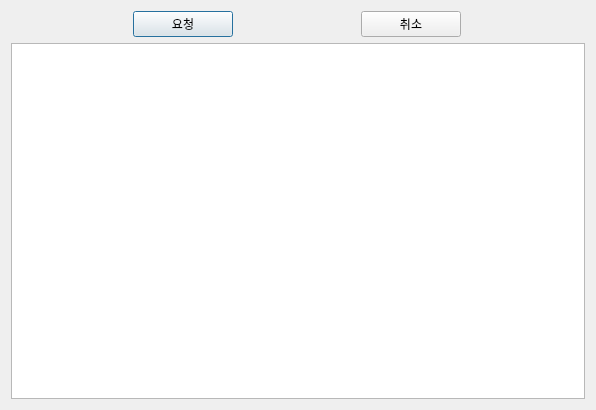
<?xml version="1.0" encoding="UTF-8"?>
<ui version="4.0">
 <class>Dialog</class>
 <widget class="QDialog" name="Dialog">
  <property name="geometry">
   <rect>
    <x>0</x>
    <y>0</y>
    <width>596</width>
    <height>410</height>
   </rect>
  </property>
  <property name="windowTitle">
   <string>뉴스</string>
  </property>
  <layout class="QVBoxLayout" name="verticalLayout">
   <item>
    <layout class="QHBoxLayout" name="horizontalLayout">
     <item>
      <widget class="QPushButton" name="pushButton_add">
       <property name="maximumSize">
        <size>
         <width>100</width>
         <height>16777215</height>
        </size>
       </property>
       <property name="text">
        <string>요청</string>
       </property>
      </widget>
     </item>
     <item>
      <widget class="QPushButton" name="pushButton_remove">
       <property name="maximumSize">
        <size>
         <width>100</width>
         <height>16777215</height>
        </size>
       </property>
       <property name="text">
        <string>취소</string>
       </property>
      </widget>
     </item>
    </layout>
   </item>
   <item>
    <widget class="QTextBrowser" name="textBrowser"/>
   </item>
  </layout>
 </widget>
 <resources/>
 <connections>
  <connection>
   <sender>pushButton_add</sender>
   <signal>clicked()</signal>
   <receiver>Dialog</receiver>
   <slot>AddCode()</slot>
   <hints>
    <hint type="sourcelabel">
     <x>457</x>
     <y>20</y>
    </hint>
    <hint type="destinationlabel">
     <x>458</x>
     <y>-8</y>
    </hint>
   </hints>
  </connection>
  <connection>
   <sender>pushButton_remove</sender>
   <signal>clicked()</signal>
   <receiver>Dialog</receiver>
   <slot>RemoveCode()</slot>
   <hints>
    <hint type="sourcelabel">
     <x>496</x>
     <y>20</y>
    </hint>
    <hint type="destinationlabel">
     <x>461</x>
     <y>-22</y>
    </hint>
   </hints>
  </connection>
 </connections>
 <slots>
  <slot>AddCode()</slot>
  <slot>RemoveCode()</slot>
 </slots>
</ui>
